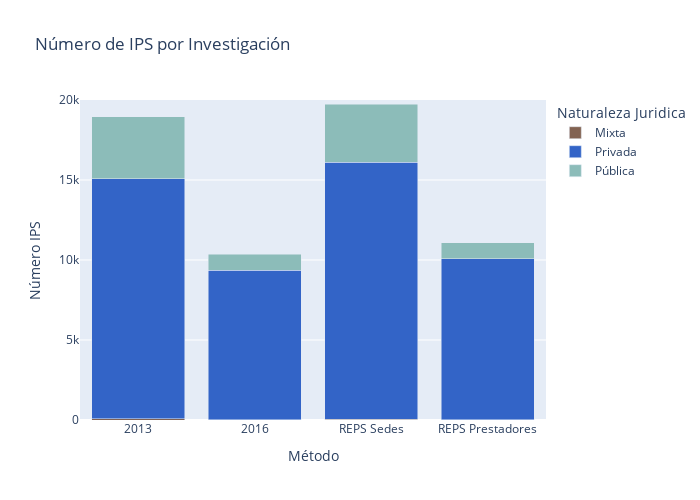

The cell this chart's notebook holds for it:
### Code cell
color_palette = {
    'Privada': '#3364C7',
    'Pública': '#8CBCB9',
    'Mixta': '#826251'
}

fig = px.bar(df_melted, 
             x='Category',
             y='Value',
             color='Naturaleza Juridica',
             barmode='stack',
             width=700,
             height=500,
             color_discrete_map=color_palette,
             title='Número de IPS por Investigación',
             )

fig.update_yaxes(range=[0,20000])
fig.update_xaxes(title_text='Método')
fig.update_yaxes(title_text='Número IPS')

# Show the plot
fig.show()

### Figure 1 — Plotly figure (JSON) as saved in the notebook; plotly's stock layout.template omitted (floating-point values rounded to 4 significant figures)
{"data": [{"alignmentgroup": "True", "hovertemplate": "Naturaleza Juridica=Mixta<br>Category=%{x}<br>Value=%{y}<extra></extra>", "legendgroup": "Mixta", "marker": {"color": "#826251", "pattern": {"shape": ""}}, "name": "Mixta", "offsetgroup": "Mixta", "orientation": "v", "showlegend": true, "textposition": "auto", "type": "bar", "x": ["2013", "2016", "REPS Sedes", "REPS Prestadores"], "xaxis": "x", "y": [75, 19, 60, 18], "yaxis": "y"}, {"alignmentgroup": "True", "hovertemplate": "Naturaleza Juridica=Privada<br>Category=%{x}<br>Value=%{y}<extra></extra>", "legendgroup": "Privada", "marker": {"color": "#3364C7", "pattern": {"shape": ""}}, "name": "Privada", "offsetgroup": "Privada", "orientation": "v", "showlegend": true, "textposition": "auto", "type": "bar", "x": ["2013", "2016", "REPS Sedes", "REPS Prestadores"], "xaxis": "x", "y": [14996, 9333, 16045, 10055], "yaxis": "y"}, {"alignmentgroup": "True", "hovertemplate": "Naturaleza Juridica=Pública<br>Category=%{x}<br>Value=%{y}<extra></extra>", "legendgroup": "Pública", "marker": {"color": "#8CBCB9", "pattern": {"shape": ""}}, "name": "Pública", "offsetgroup": "Pública", "orientation": "v", "showlegend": true, "textposition": "auto", "type": "bar", "x": ["2013", "2016", "REPS Sedes", "REPS Prestadores"], "xaxis": "x", "y": [3888, 1015, 3621, 999], "yaxis": "y"}], "layout": {"barmode": "stack", "height": 500, "legend": {"title": {"text": "Naturaleza Juridica"}, "tracegroupgap": 0}, "title": {"text": "Número de IPS por Investigación"}, "width": 700, "xaxis": {"anchor": "y", "domain": [0, 1], "title": {"text": "Método"}}, "yaxis": {"anchor": "x", "domain": [0, 1], "range": [0, 20000], "title": {"text": "Número IPS"}}}}
